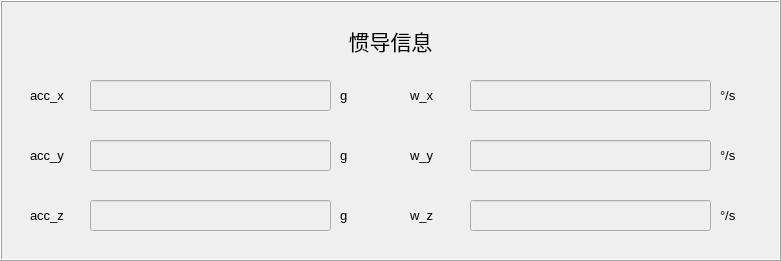
   <widget class="QFrame" name="frame_6">
    <property name="geometry">
     <rect>
      <x>280</x>
      <y>10</y>
      <width>781</width>
      <height>261</height>
     </rect>
    </property>
    <property name="sizePolicy">
     <sizepolicy hsizetype="Fixed" vsizetype="Fixed">
      <horstretch>0</horstretch>
      <verstretch>0</verstretch>
     </sizepolicy>
    </property>
    <property name="frameShape">
     <enum>QFrame::Box</enum>
    </property>
    <property name="frameShadow">
     <enum>QFrame::Raised</enum>
    </property>
    <widget class="QLabel" name="label_29">
     <property name="geometry">
      <rect>
       <x>10</x>
       <y>20</y>
       <width>761</width>
       <height>41</height>
      </rect>
     </property>
     <property name="sizePolicy">
      <sizepolicy hsizetype="Fixed" vsizetype="Fixed">
       <horstretch>0</horstretch>
       <verstretch>0</verstretch>
      </sizepolicy>
     </property>
     <property name="maximumSize">
      <size>
       <width>16777215</width>
       <height>16777215</height>
      </size>
     </property>
     <property name="font">
      <font>
       <pointsize>16</pointsize>
      </font>
     </property>
     <property name="text">
      <string>惯导信息</string>
     </property>
     <property name="textFormat">
      <enum>Qt::AutoText</enum>
     </property>
     <property name="alignment">
      <set>Qt::AlignCenter</set>
     </property>
    </widget>
    <widget class="QLineEdit" name="LineEdit_az">
     <property name="enabled">
      <bool>false</bool>
     </property>
     <property name="geometry">
      <rect>
       <x>90</x>
       <y>200</y>
       <width>241</width>
       <height>31</height>
      </rect>
     </property>
     <property name="sizePolicy">
      <sizepolicy hsizetype="Fixed" vsizetype="Fixed">
       <horstretch>0</horstretch>
       <verstretch>0</verstretch>
      </sizepolicy>
     </property>
     <property name="font">
      <font>
       <pointsize>10</pointsize>
      </font>
     </property>
     <property name="styleSheet">
      <string notr="true">color:rgb(0, 0, 0)</string>
     </property>
    </widget>
    <widget class="QLabel" name="label_85">
     <property name="geometry">
      <rect>
       <x>340</x>
       <y>70</y>
       <width>51</width>
       <height>51</height>
      </rect>
     </property>
     <property name="sizePolicy">
      <sizepolicy hsizetype="Fixed" vsizetype="Fixed">
       <horstretch>0</horstretch>
       <verstretch>0</verstretch>
      </sizepolicy>
     </property>
     <property name="font">
      <font>
       <pointsize>10</pointsize>
      </font>
     </property>
     <property name="text">
      <string>&lt;html&gt;&lt;head/&gt;&lt;body&gt;&lt;p&gt;g&lt;/p&gt;&lt;/body&gt;&lt;/html&gt;</string>
     </property>
    </widget>
    <widget class="QLabel" name="label_86">
     <property name="geometry">
      <rect>
       <x>340</x>
       <y>190</y>
       <width>51</width>
       <height>51</height>
      </rect>
     </property>
     <property name="sizePolicy">
      <sizepolicy hsizetype="Fixed" vsizetype="Fixed">
       <horstretch>0</horstretch>
       <verstretch>0</verstretch>
      </sizepolicy>
     </property>
     <property name="font">
      <font>
       <pointsize>10</pointsize>
      </font>
     </property>
     <property name="text">
      <string>&lt;html&gt;&lt;head/&gt;&lt;body&gt;&lt;p&gt;g&lt;/p&gt;&lt;/body&gt;&lt;/html&gt;</string>
     </property>
    </widget>
    <widget class="QLabel" name="label_44">
     <property name="geometry">
      <rect>
       <x>340</x>
       <y>130</y>
       <width>51</width>
       <height>51</height>
      </rect>
     </property>
     <property name="sizePolicy">
      <sizepolicy hsizetype="Fixed" vsizetype="Fixed">
       <horstretch>0</horstretch>
       <verstretch>0</verstretch>
      </sizepolicy>
     </property>
     <property name="font">
      <font>
       <pointsize>10</pointsize>
      </font>
     </property>
     <property name="text">
      <string>&lt;html&gt;&lt;head/&gt;&lt;body&gt;&lt;p&gt;g&lt;/p&gt;&lt;/body&gt;&lt;/html&gt;</string>
     </property>
    </widget>
    <widget class="QLabel" name="label_21">
     <property name="geometry">
      <rect>
       <x>30</x>
       <y>190</y>
       <width>51</width>
       <height>51</height>
      </rect>
     </property>
     <property name="sizePolicy">
      <sizepolicy hsizetype="Fixed" vsizetype="Fixed">
       <horstretch>0</horstretch>
       <verstretch>0</verstretch>
      </sizepolicy>
     </property>
     <property name="font">
      <font>
       <pointsize>10</pointsize>
       <weight>50</weight>
       <bold>false</bold>
      </font>
     </property>
     <property name="text">
      <string>acc_z</string>
     </property>
    </widget>
    <widget class="QLabel" name="label_18">
     <property name="geometry">
      <rect>
       <x>30</x>
       <y>70</y>
       <width>51</width>
       <height>51</height>
      </rect>
     </property>
     <property name="sizePolicy">
      <sizepolicy hsizetype="Fixed" vsizetype="Fixed">
       <horstretch>0</horstretch>
       <verstretch>0</verstretch>
      </sizepolicy>
     </property>
     <property name="font">
      <font>
       <pointsize>10</pointsize>
       <weight>50</weight>
       <bold>false</bold>
      </font>
     </property>
     <property name="text">
      <string>acc_x</string>
     </property>
    </widget>
    <widget class="QLineEdit" name="LineEdit_ax">
     <property name="enabled">
      <bool>false</bool>
     </property>
     <property name="geometry">
      <rect>
       <x>90</x>
       <y>80</y>
       <width>241</width>
       <height>31</height>
      </rect>
     </property>
     <property name="sizePolicy">
      <sizepolicy hsizetype="Fixed" vsizetype="Fixed">
       <horstretch>0</horstretch>
       <verstretch>0</verstretch>
      </sizepolicy>
     </property>
     <property name="font">
      <font>
       <pointsize>10</pointsize>
      </font>
     </property>
     <property name="styleSheet">
      <string notr="true">color:rgb(0, 0, 0)</string>
     </property>
    </widget>
    <widget class="QLabel" name="label_20">
     <property name="geometry">
      <rect>
       <x>30</x>
       <y>130</y>
       <width>51</width>
       <height>51</height>
      </rect>
     </property>
     <property name="sizePolicy">
      <sizepolicy hsizetype="Fixed" vsizetype="Fixed">
       <horstretch>0</horstretch>
       <verstretch>0</verstretch>
      </sizepolicy>
     </property>
     <property name="font">
      <font>
       <pointsize>10</pointsize>
       <weight>50</weight>
       <bold>false</bold>
      </font>
     </property>
     <property name="text">
      <string>acc_y</string>
     </property>
    </widget>
    <widget class="QLineEdit" name="LineEdit_ay">
     <property name="enabled">
      <bool>false</bool>
     </property>
     <property name="geometry">
      <rect>
       <x>90</x>
       <y>140</y>
       <width>241</width>
       <height>31</height>
      </rect>
     </property>
     <property name="sizePolicy">
      <sizepolicy hsizetype="Fixed" vsizetype="Fixed">
       <horstretch>0</horstretch>
       <verstretch>0</verstretch>
      </sizepolicy>
     </property>
     <property name="font">
      <font>
       <pointsize>10</pointsize>
      </font>
     </property>
     <property name="styleSheet">
      <string notr="true">color:rgb(0, 0, 0)</string>
     </property>
    </widget>
    <widget class="QLabel" name="label_28">
     <property name="geometry">
      <rect>
       <x>410</x>
       <y>190</y>
       <width>51</width>
       <height>51</height>
      </rect>
     </property>
     <property name="sizePolicy">
      <sizepolicy hsizetype="Fixed" vsizetype="Fixed">
       <horstretch>0</horstretch>
       <verstretch>0</verstretch>
      </sizepolicy>
     </property>
     <property name="font">
      <font>
       <pointsize>10</pointsize>
       <weight>50</weight>
       <bold>false</bold>
      </font>
     </property>
     <property name="text">
      <string>w_z</string>
     </property>
    </widget>
    <widget class="QLabel" name="label_27">
     <property name="geometry">
      <rect>
       <x>410</x>
       <y>130</y>
       <width>51</width>
       <height>51</height>
      </rect>
     </property>
     <property name="sizePolicy">
      <sizepolicy hsizetype="Fixed" vsizetype="Fixed">
       <horstretch>0</horstretch>
       <verstretch>0</verstretch>
      </sizepolicy>
     </property>
     <property name="font">
      <font>
       <pointsize>10</pointsize>
       <weight>50</weight>
       <bold>false</bold>
      </font>
     </property>
     <property name="text">
      <string>w_y</string>
     </property>
    </widget>
    <widget class="QLineEdit" name="LineEdit_gz">
     <property name="enabled">
      <bool>false</bool>
     </property>
     <property name="geometry">
      <rect>
       <x>470</x>
       <y>200</y>
       <width>241</width>
       <height>31</height>
      </rect>
     </property>
     <property name="sizePolicy">
      <sizepolicy hsizetype="Fixed" vsizetype="Fixed">
       <horstretch>0</horstretch>
       <verstretch>0</verstretch>
      </sizepolicy>
     </property>
     <property name="font">
      <font>
       <pointsize>10</pointsize>
      </font>
     </property>
     <property name="styleSheet">
      <string notr="true">color:rgb(0, 0, 0)</string>
     </property>
    </widget>
    <widget class="QLabel" name="label_40">
     <property name="geometry">
      <rect>
       <x>720</x>
       <y>130</y>
       <width>51</width>
       <height>51</height>
      </rect>
     </property>
     <property name="sizePolicy">
      <sizepolicy hsizetype="Fixed" vsizetype="Fixed">
       <horstretch>0</horstretch>
       <verstretch>0</verstretch>
      </sizepolicy>
     </property>
     <property name="font">
      <font>
       <pointsize>10</pointsize>
      </font>
     </property>
     <property name="text">
      <string>°/s</string>
     </property>
    </widget>
    <widget class="QLabel" name="label_26">
     <property name="geometry">
      <rect>
       <x>410</x>
       <y>70</y>
       <width>51</width>
       <height>51</height>
      </rect>
     </property>
     <property name="sizePolicy">
      <sizepolicy hsizetype="Fixed" vsizetype="Fixed">
       <horstretch>0</horstretch>
       <verstretch>0</verstretch>
      </sizepolicy>
     </property>
     <property name="font">
      <font>
       <pointsize>10</pointsize>
       <weight>50</weight>
       <bold>false</bold>
      </font>
     </property>
     <property name="text">
      <string>w_x</string>
     </property>
    </widget>
    <widget class="QLabel" name="label_42">
     <property name="geometry">
      <rect>
       <x>720</x>
       <y>190</y>
       <width>51</width>
       <height>51</height>
      </rect>
     </property>
     <property name="sizePolicy">
      <sizepolicy hsizetype="Fixed" vsizetype="Fixed">
       <horstretch>0</horstretch>
       <verstretch>0</verstretch>
      </sizepolicy>
     </property>
     <property name="font">
      <font>
       <pointsize>10</pointsize>
      </font>
     </property>
     <property name="text">
      <string>°/s</string>
     </property>
    </widget>
    <widget class="QLineEdit" name="LineEdit_gx">
     <property name="enabled">
      <bool>false</bool>
     </property>
     <property name="geometry">
      <rect>
       <x>470</x>
       <y>80</y>
       <width>241</width>
       <height>31</height>
      </rect>
     </property>
     <property name="sizePolicy">
      <sizepolicy hsizetype="Fixed" vsizetype="Fixed">
       <horstretch>0</horstretch>
       <verstretch>0</verstretch>
      </sizepolicy>
     </property>
     <property name="font">
      <font>
       <pointsize>10</pointsize>
       <weight>50</weight>
       <bold>false</bold>
      </font>
     </property>
     <property name="styleSheet">
      <string notr="true">color:rgb(0, 0, 0)</string>
     </property>
     <property name="readOnly">
      <bool>false</bool>
     </property>
    </widget>
    <widget class="QLabel" name="label_16">
     <property name="geometry">
      <rect>
       <x>720</x>
       <y>70</y>
       <width>51</width>
       <height>51</height>
      </rect>
     </property>
     <property name="sizePolicy">
      <sizepolicy hsizetype="Fixed" vsizetype="Fixed">
       <horstretch>0</horstretch>
       <verstretch>0</verstretch>
      </sizepolicy>
     </property>
     <property name="font">
      <font>
       <pointsize>10</pointsize>
      </font>
     </property>
     <property name="text">
      <string>°/s</string>
     </property>
    </widget>
    <widget class="QLineEdit" name="LineEdit_gy">
     <property name="enabled">
      <bool>false</bool>
     </property>
     <property name="geometry">
      <rect>
       <x>470</x>
       <y>140</y>
       <width>241</width>
       <height>31</height>
      </rect>
     </property>
     <property name="sizePolicy">
      <sizepolicy hsizetype="Fixed" vsizetype="Fixed">
       <horstretch>0</horstretch>
       <verstretch>0</verstretch>
      </sizepolicy>
     </property>
     <property name="font">
      <font>
       <pointsize>10</pointsize>
      </font>
     </property>
     <property name="styleSheet">
      <string notr="true">color:rgb(0, 0, 0)</string>
     </property>
    </widget>
   </widget>
